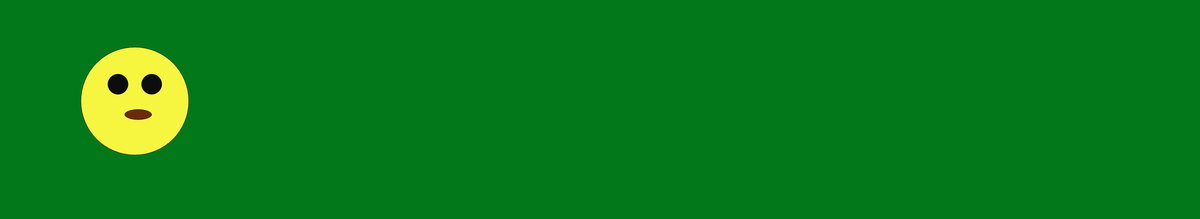
Frame 1 (no input)
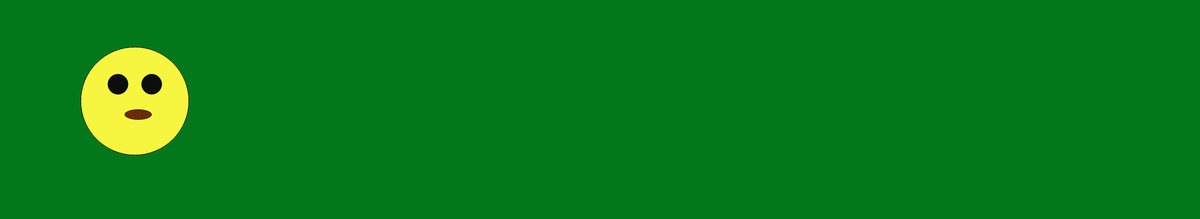
Frame 60 (no input)
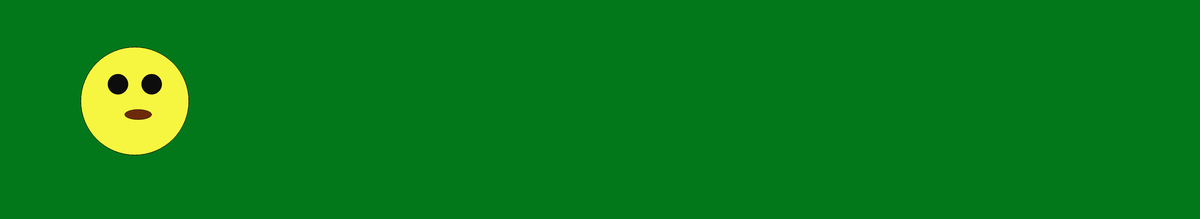
Frame 120 (the mouse pressed at the canvas centre since frame 60)

The p5.js sketch that drew these frames (run headless with seeded random() and noise() and a simulated clock; from frame 60 on, the mouse is pressed at the canvas centre):

// p5.js sketch
// ── sketch.js

function setup(){
   createCanvas(3560,650);
   background(2,120,27)
}


function draw() {
   fill(246,246,65); //cara
   ellipse(400,300,320,320);

    fill(13);//eyes
   ellipse(350,250,60,60);

   fill(13);//eyes
   ellipse(450,250,60,60);

   fill(109,42,11);//boca
   ellipse(410,340,80,30)
 


   


}
